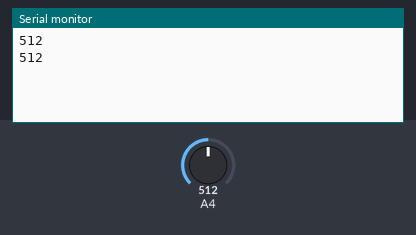
The sketch below on a simulated Arduino Mega 2560, built with avr-gcc and run on an emulated ATmega2560. Parts: the last lines printed to the serial monitor. The inputs (shaded band) are chosen by the test bench; at power-on: A4 = 512.

Above: at 1.8 s.
1.9 s: A4 set to 716
At 2.7 s:
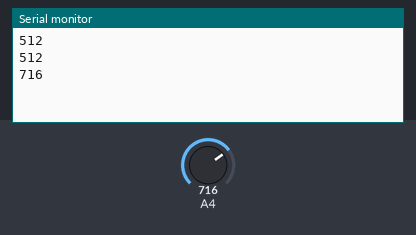
3.4 s: A4 set to 900
At 4.8 s:
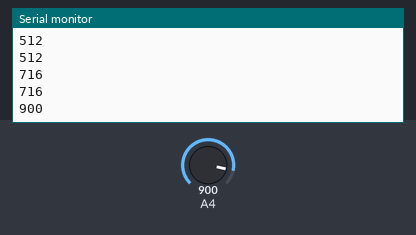
Timing chart, 0 to 6.4 s (numbered marks = the images above; inputs shaded):
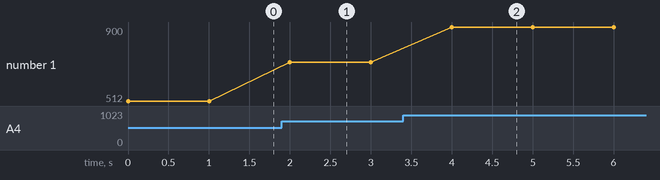

The sketch:

testMQ135.ino
```cpp
#define MQ135_PIN 36

void setup() {
  // Inicializamos la serial
  Serial.begin(115200);
}

void loop() {
  // Realizamos la lectura
  int lectura = analogRead(MQ135_PIN);

  // Imprimimos la lectura
  Serial.println(lectura);

  // Esperamos 1 segundo
  delay(1000);
}
```

Measured:
- after the input at 1.9 s, the serial monitor: prints a new line after 0.10 s (image 1)
- after the input at 3.4 s, the serial monitor: prints a new line after 0.60 s (image 2)
- plotted number 1: 512 → 716 after the input at 1.9 s, 716 → 900 after the input at 3.4 s
